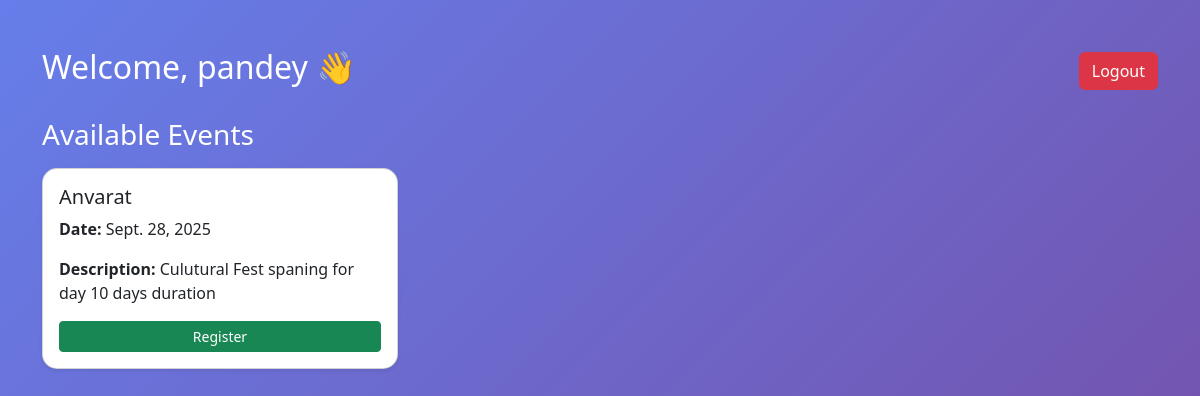
The page /student/dashboard/ (signed in) on the database its author committed.
### accounts/models.py (models this page shows, shortened)
class CustomUser(AbstractUser):
    ROLE_CHOICES = (
        ("student", "Student"),
        ("admin", "Admin"),
    )
    role = models.CharField(max_length=10, choices=ROLE_CHOICES, default="student")

class Event(models.Model):
    title = models.CharField(max_length=200)
    description = models.TextField()
    date = models.DateField()
    venue = models.CharField(max_length=200)
    category = models.CharField(max_length=50)
    poster = models.ImageField(upload_to="event_posters/", blank=True, null=True)
    created_by = models.ForeignKey(
        CustomUser,
        on_delete=models.CASCADE,
        related_name="events",
        null=True,     # ✅ fixes migration issue
        blank=True     # ✅ allows empty in admin/forms if needed
    )

### accounts/views.py (the view)
# urls.py: path("student/dashboard/", views.student_dashboard, name="student_dashboard"),
@login_required(login_url="accounts:login")
def student_dashboard(request):
    events = Event.objects.all()
    registrations = Registration.objects.filter(student=request.user)
    return render(request, "student_dashboard.html", {
        "events": events,
        "registrations": registrations
    })

### accounts/templates/student_dashboard.html (shortened to what this page needs)
{% extends "base.html" %}
{% block body_class %}dashboard-body{% endblock %}
{% block content %}
<div class="container py-5">
  <div class="d-flex justify-content-between align-items-center mb-4">
    <h2 class="text-white">Welcome, {{ user.username }} 👋</h2>
    <a href="{% url 'accounts:logout' %}" class="btn btn-danger">Logout</a>
  </div>
  <h3 class="text-white mb-3">Available Events</h3>
  <div class="row">
    {% if events %}
      {% for event in events %}
        <div class="col-md-4 mb-4">
          <div class="card shadow-sm h-100">
            <div class="card-body d-flex flex-column">
              <h5 class="card-title">{{ event.title }}</h5>
              <p class="card-text"><strong>Date:</strong> {{ event.date }}</p>
              <p class="card-text"><strong>Description:</strong> {{ event.description|default:"No description" }}</p>
              <div class="mt-auto">
                <a href="{% url 'accounts:register_event' event.id %}"
                   class="btn btn-success btn-sm w-100">
                  Register
                </a>
              </div>
            </div>
          </div>
        </div>
      {% endfor %}
    {% else %}
      <p class="text-white">No events available at the moment.</p>
    {% endif %}
  </div>
</div>
{% endblock %}

### accounts/templates/student_dashboard.html (style rules this page uses)
.dashboard-body { min-height: 100vh; background: linear-gradient(135deg, #667eea, #764ba2); }
.card { border-radius: 15px; transition: transform 0.3s, box-shadow 0.3s; cursor: pointer; }

### rows shown on the page
CustomUser: username "pandey"
Event: title "Anvarat", date "Sept. 28, 2025", description "Culutural Fest spaning for day 10 days duration"
